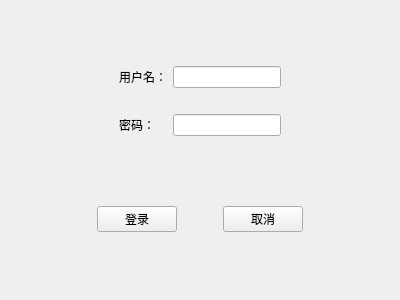
<?xml version="1.0" encoding="UTF-8"?>
<ui version="4.0">
 <class>Login</class>
 <widget class="QWidget" name="Login">
  <property name="geometry">
   <rect>
    <x>0</x>
    <y>0</y>
    <width>400</width>
    <height>300</height>
   </rect>
  </property>
  <property name="windowTitle">
   <string>Form</string>
  </property>
  <layout class="QVBoxLayout" name="verticalLayout">
   <item>
    <widget class="QWidget" name="widget" native="true">
     <property name="sizePolicy">
      <sizepolicy hsizetype="Preferred" vsizetype="Fixed">
       <horstretch>0</horstretch>
       <verstretch>0</verstretch>
      </sizepolicy>
     </property>
     <layout class="QGridLayout" name="gridLayout">
      <item row="2" column="1">
       <widget class="QLabel" name="label_2">
        <property name="text">
         <string>密码：</string>
        </property>
       </widget>
      </item>
      <item row="2" column="2">
       <widget class="QLineEdit" name="pwd"/>
      </item>
      <item row="0" column="1">
       <widget class="QLabel" name="label">
        <property name="text">
         <string>用户名：</string>
        </property>
       </widget>
      </item>
      <item row="0" column="2">
       <widget class="QLineEdit" name="userName"/>
      </item>
      <item row="0" column="0">
       <spacer name="horizontalSpacer_4">
        <property name="orientation">
         <enum>Qt::Horizontal</enum>
        </property>
        <property name="sizeHint" stdset="0">
         <size>
          <width>40</width>
          <height>20</height>
         </size>
        </property>
       </spacer>
      </item>
      <item row="0" column="3">
       <spacer name="horizontalSpacer_5">
        <property name="orientation">
         <enum>Qt::Horizontal</enum>
        </property>
        <property name="sizeHint" stdset="0">
         <size>
          <width>40</width>
          <height>20</height>
         </size>
        </property>
       </spacer>
      </item>
      <item row="1" column="1">
       <spacer name="verticalSpacer">
        <property name="orientation">
         <enum>Qt::Vertical</enum>
        </property>
        <property name="sizeHint" stdset="0">
         <size>
          <width>20</width>
          <height>20</height>
         </size>
        </property>
       </spacer>
      </item>
     </layout>
    </widget>
   </item>
   <item>
    <widget class="QWidget" name="widget_3" native="true">
     <property name="sizePolicy">
      <sizepolicy hsizetype="Preferred" vsizetype="Fixed">
       <horstretch>0</horstretch>
       <verstretch>0</verstretch>
      </sizepolicy>
     </property>
     <layout class="QHBoxLayout" name="horizontalLayout_4">
      <item>
       <spacer name="horizontalSpacer">
        <property name="orientation">
         <enum>Qt::Horizontal</enum>
        </property>
        <property name="sizeHint" stdset="0">
         <size>
          <width>40</width>
          <height>20</height>
         </size>
        </property>
       </spacer>
      </item>
      <item>
       <widget class="QPushButton" name="loginButton">
        <property name="text">
         <string>登录</string>
        </property>
       </widget>
      </item>
      <item>
       <spacer name="horizontalSpacer_3">
        <property name="orientation">
         <enum>Qt::Horizontal</enum>
        </property>
        <property name="sizeType">
         <enum>QSizePolicy::Fixed</enum>
        </property>
        <property name="sizeHint" stdset="0">
         <size>
          <width>40</width>
          <height>20</height>
         </size>
        </property>
       </spacer>
      </item>
      <item>
       <widget class="QPushButton" name="exitButton">
        <property name="text">
         <string>取消</string>
        </property>
       </widget>
      </item>
      <item>
       <spacer name="horizontalSpacer_2">
        <property name="orientation">
         <enum>Qt::Horizontal</enum>
        </property>
        <property name="sizeHint" stdset="0">
         <size>
          <width>40</width>
          <height>20</height>
         </size>
        </property>
       </spacer>
      </item>
     </layout>
    </widget>
   </item>
  </layout>
 </widget>
 <resources/>
 <connections/>
</ui>
